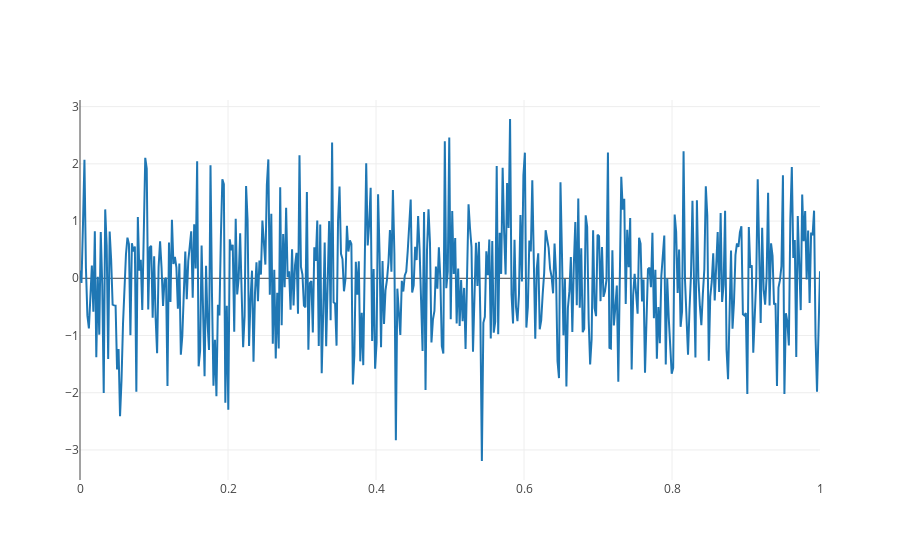

Source (notebook cell):
### Code cell
from plotly.offline import download_plotlyjs, init_notebook_mode, plot, iplot
init_notebook_mode(connected=True)
import plotly.graph_objs as go

# Create random data with numpy
import numpy as np

N = 500
random_x = np.linspace(0, 1, N)
random_y = np.random.randn(N)

# Create a trace
trace = go.Scatter(
    x = random_x,
    y = random_y
)

data = [trace]

iplot(data, filename='basic-line')

### Figure 1 — Plotly figure (JSON) as saved in the notebook; plotly's stock layout.template omitted (floating-point values rounded to 4 significant figures; data arrays with more than 128 entries replaced by an {"elided": "..."} marker saying what was removed)
{"data": [{"type": "scatter", "uid": "94ffc84a-9fc4-11e8-ace2-507b9df1d2ff", "x": {"elided": "500 float values"}, "y": {"elided": "500 float values"}}], "layout": {}}
